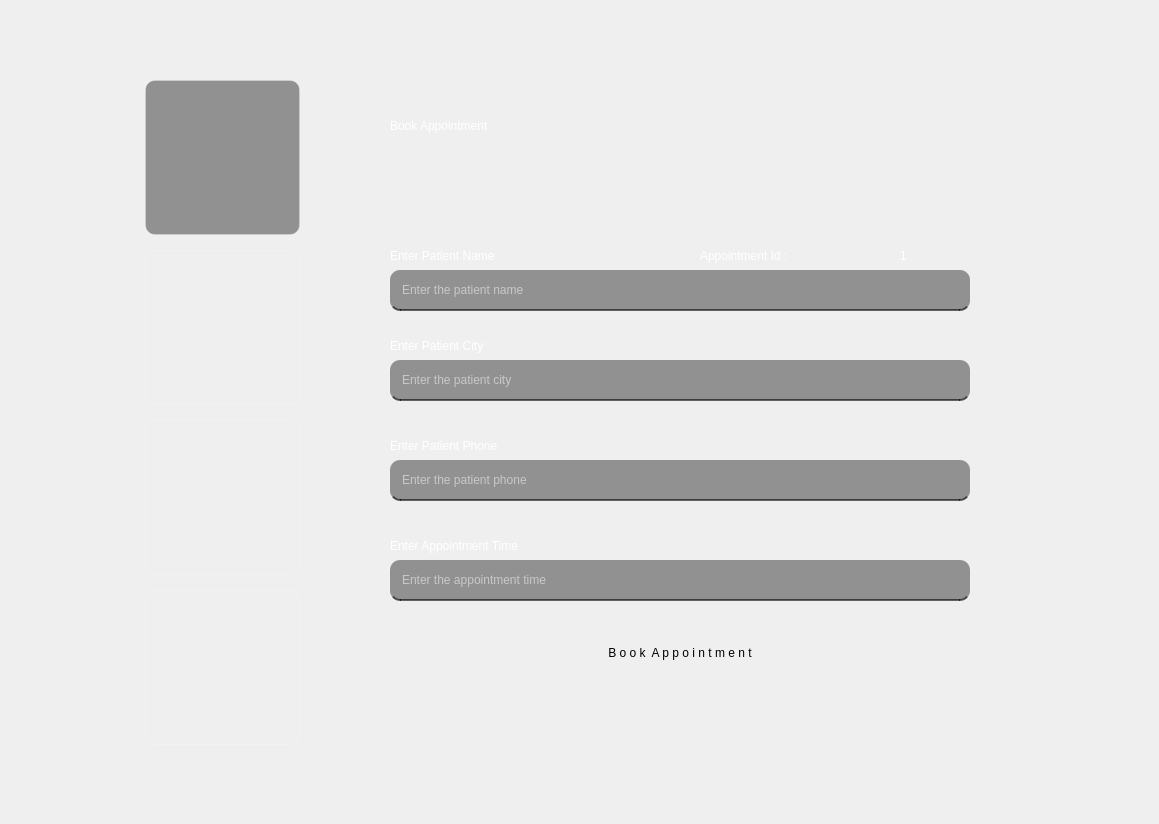
    <widget class="QWidget" name="tab_2">
     <attribute name="title">
      <string>Book Appointment</string>
     </attribute>
     <widget class="QLabel" name="label_2">
      <property name="geometry">
       <rect>
        <x>10</x>
        <y>15</y>
        <width>1140</width>
        <height>800</height>
       </rect>
      </property>
      <property name="text">
       <string/>
      </property>
      <property name="pixmap">
       <pixmap>img/background2.png</pixmap>
      </property>
      <property name="scaledContents">
       <bool>true</bool>
      </property>
     </widget>
     <widget class="QPushButton" name="BookAppointmentIcon1">
      <property name="geometry">
       <rect>
        <x>145</x>
        <y>80</y>
        <width>155</width>
        <height>155</height>
       </rect>
      </property>
      <property name="styleSheet">
       <string notr="true">QPushButton#BookAppointmentIcon1{
	border-radius: 10px;
	background-color: rgba(0, 0, 0, 100);
	border: 1px solid rgba(255,255,255,50);
}

QPushButton#BookAppointmentIcon1:hover{
	border: 2px solid rgba(255,255,255,100);
	background-color: rgba(0, 0, 0, 50);
}</string>
      </property>
      <property name="text">
       <string/>
      </property>
      <property name="icon">
       <iconset>
        <normaloff>img/1.png</normaloff>img/1.png</iconset>
      </property>
      <property name="iconSize">
       <size>
        <width>100</width>
        <height>100</height>
       </size>
      </property>
     </widget>
     <widget class="QPushButton" name="ConsultDoctorIcon1">
      <property name="geometry">
       <rect>
        <x>145</x>
        <y>250</y>
        <width>155</width>
        <height>155</height>
       </rect>
      </property>
      <property name="styleSheet">
       <string notr="true">QPushButton#ConsultDoctorIcon1{
	border-radius: 10px;
	background-color: rgba(0, 0, 0, 0);
	border: 1px solid rgba(255,255,255,50);
}

QPushButton#ConsultDoctorIcon1:hover{
	border: 2px solid rgba(255,255,255,100);
	background-color: rgba(0, 0, 0, 50);
}</string>
      </property>
      <property name="text">
       <string/>
      </property>
      <property name="icon">
       <iconset>
        <normaloff>img/2.png</normaloff>img/2.png</iconset>
      </property>
      <property name="iconSize">
       <size>
        <width>100</width>
        <height>100</height>
       </size>
      </property>
     </widget>
     <widget class="QPushButton" name="ReportsIcon1">
      <property name="geometry">
       <rect>
        <x>145</x>
        <y>420</y>
        <width>155</width>
        <height>155</height>
       </rect>
      </property>
      <property name="styleSheet">
       <string notr="true">QPushButton#ReportsIcon1{
	border-radius: 10px;
	background-color: rgba(0, 0, 0, 0);
	border: 1px solid rgba(255,255,255,50);
}

QPushButton#ReportsIcon1:hover{
	border: 2px solid rgba(255,255,255,100);
	background-color: rgba(0, 0, 0, 50);
}</string>
      </property>
      <property name="text">
       <string/>
      </property>
      <property name="icon">
       <iconset>
        <normaloff>img/3.png</normaloff>img/3.png</iconset>
      </property>
      <property name="iconSize">
       <size>
        <width>100</width>
        <height>100</height>
       </size>
      </property>
     </widget>
     <widget class="QPushButton" name="LogoutIcon1">
      <property name="geometry">
       <rect>
        <x>145</x>
        <y>590</y>
        <width>155</width>
        <height>155</height>
       </rect>
      </property>
      <property name="styleSheet">
       <string notr="true">QPushButton#LogoutIcon1{
	border-radius: 10px;
	background-color: rgba(0, 0, 0, 0);
	border: 1px solid rgba(255,255,255,50);
}

QPushButton#LogoutIcon1:hover{
	border: 2px solid rgba(255,255,255,100);
	background-color: rgba(0, 0, 0, 50);
}</string>
      </property>
      <property name="text">
       <string/>
      </property>
      <property name="icon">
       <iconset>
        <normaloff>img/4.png</normaloff>img/4.png</iconset>
      </property>
      <property name="iconSize">
       <size>
        <width>100</width>
        <height>100</height>
       </size>
      </property>
     </widget>
     <widget class="QLabel" name="label_4">
      <property name="geometry">
       <rect>
        <x>390</x>
        <y>100</y>
        <width>561</width>
        <height>51</height>
       </rect>
      </property>
      <property name="styleSheet">
       <string notr="true">color: rgb(255, 255, 255);
font: 87 32pt &quot;Segoe UI Black&quot;;
background-color: rgba(255, 255, 255, 0);</string>
      </property>
      <property name="text">
       <string>Book Appointment</string>
      </property>
     </widget>
     <widget class="QLabel" name="label_5">
      <property name="geometry">
       <rect>
        <x>390</x>
        <y>240</y>
        <width>151</width>
        <height>31</height>
       </rect>
      </property>
      <property name="styleSheet">
       <string notr="true">color: rgb(255, 255, 255);
font: 75 11pt &quot;MS Shell Dlg 2&quot;;
background-color: rgba(255, 255, 255, 0);</string>
      </property>
      <property name="text">
       <string>Enter Patient Name</string>
      </property>
     </widget>
     <widget class="QLineEdit" name="PatientName">
      <property name="geometry">
       <rect>
        <x>390</x>
        <y>270</y>
        <width>580</width>
        <height>41</height>
       </rect>
      </property>
      <property name="styleSheet">
       <string notr="true">QLineEdit#PatientName{
	background-color: rgba(0, 0, 0, 100);
	border-radius: 10px;
	border-bottom: 2px solid rgba(0,0,0,150);
	color: rgb(255, 255, 255);
	padding: 10px;
	font: 11pt &quot;MS Shell Dlg 2&quot;;
}

QLineEdit#PatientName:hover{
	background-color: rgba(0, 0, 0, 120);
}</string>
      </property>
      <property name="placeholderText">
       <string>Enter the patient name</string>
      </property>
     </widget>
     <widget class="QLineEdit" name="PatientCity">
      <property name="geometry">
       <rect>
        <x>390</x>
        <y>360</y>
        <width>580</width>
        <height>41</height>
       </rect>
      </property>
      <property name="styleSheet">
       <string notr="true">QLineEdit#PatientCity{
	background-color: rgba(0, 0, 0, 100);
	border-radius: 10px;
	border-bottom: 2px solid rgba(0,0,0,150);
	color: rgb(255, 255, 255);
	padding: 10px;
	font: 11pt &quot;MS Shell Dlg 2&quot;;
}

QLineEdit#PatientCity:hover{
	background-color: rgba(0, 0, 0, 120);
}</string>
      </property>
      <property name="placeholderText">
       <string>Enter the patient city</string>
      </property>
     </widget>
     <widget class="QLabel" name="label_6">
      <property name="geometry">
       <rect>
        <x>390</x>
        <y>330</y>
        <width>301</width>
        <height>31</height>
       </rect>
      </property>
      <property name="styleSheet">
       <string notr="true">color: rgb(255, 255, 255);
font: 75 11pt &quot;MS Shell Dlg 2&quot;;
background-color: rgba(255, 255, 255, 0);</string>
      </property>
      <property name="text">
       <string>Enter Patient City</string>
      </property>
     </widget>
     <widget class="QLineEdit" name="PatientPhone">
      <property name="geometry">
       <rect>
        <x>390</x>
        <y>460</y>
        <width>580</width>
        <height>41</height>
       </rect>
      </property>
      <property name="styleSheet">
       <string notr="true">QLineEdit#PatientPhone{
	background-color: rgba(0, 0, 0, 100);
	border-radius: 10px;
	border-bottom: 2px solid rgba(0,0,0,150);
	color: rgb(255, 255, 255);
	padding: 10px;
	font: 11pt &quot;MS Shell Dlg 2&quot;;
}

QLineEdit#PatientPhone:hover{
	background-color: rgba(0, 0, 0, 120);
}</string>
      </property>
      <property name="placeholderText">
       <string>Enter the patient phone</string>
      </property>
     </widget>
     <widget class="QLabel" name="label_7">
      <property name="geometry">
       <rect>
        <x>390</x>
        <y>430</y>
        <width>301</width>
        <height>31</height>
       </rect>
      </property>
      <property name="styleSheet">
       <string notr="true">color: rgb(255, 255, 255);
font: 75 11pt &quot;MS Shell Dlg 2&quot;;
background-color: rgba(255, 255, 255, 0);</string>
      </property>
      <property name="text">
       <string>Enter Patient Phone</string>
      </property>
     </widget>
     <widget class="QLineEdit" name="PatientAppointmentTime">
      <property name="geometry">
       <rect>
        <x>390</x>
        <y>560</y>
        <width>580</width>
        <height>41</height>
       </rect>
      </property>
      <property name="styleSheet">
       <string notr="true">QLineEdit#PatientAppointmentTime{
	background-color: rgba(0, 0, 0, 100);
	border-radius: 10px;
	border-bottom: 2px solid rgba(0,0,0,150);
	color: rgb(255, 255, 255);
	padding: 10px;
	font: 11pt &quot;MS Shell Dlg 2&quot;;
}

QLineEdit#PatientAppointmentTime:hover{
	background-color: rgba(0, 0, 0, 120);
}</string>
      </property>
      <property name="placeholderText">
       <string>Enter the appointment time</string>
      </property>
     </widget>
     <widget class="QLabel" name="label_8">
      <property name="geometry">
       <rect>
        <x>390</x>
        <y>530</y>
        <width>301</width>
        <height>31</height>
       </rect>
      </property>
      <property name="styleSheet">
       <string notr="true">color: rgb(255, 255, 255);
font: 75 11pt &quot;MS Shell Dlg 2&quot;;
background-color: rgba(255, 255, 255, 0);</string>
      </property>
      <property name="text">
       <string>Enter Appointment Time</string>
      </property>
     </widget>
     <widget class="QLabel" name="APPOINTMENTINFO">
      <property name="geometry">
       <rect>
        <x>390</x>
        <y>200</y>
        <width>301</width>
        <height>31</height>
       </rect>
      </property>
      <property name="styleSheet">
       <string notr="true">color: rgb(255, 255, 255);
font: 75 11pt &quot;MS Shell Dlg 2&quot;;
background-color: rgba(255, 255, 255, 0);</string>
      </property>
      <property name="text">
       <string/>
      </property>
     </widget>
     <widget class="QPushButton" name="BOOKAPPOINTMENT">
      <property name="geometry">
       <rect>
        <x>390</x>
        <y>630</y>
        <width>580</width>
        <height>45</height>
       </rect>
      </property>
      <property name="styleSheet">
       <string notr="true">QPushButton#BOOKAPPOINTMENT{
	border-radius: 10px;
	font: 87 10pt &quot;Segoe UI Black&quot;;
}

QPushButton#BOOKAPPOINTMENT:hover{
	background-color: rgb(47, 85, 255);
	color: rgb(255, 255, 255);
}</string>
      </property>
      <property name="text">
       <string>B o o k  A p p o i n t m e n t</string>
      </property>
     </widget>
     <widget class="QLabel" name="label_19">
      <property name="geometry">
       <rect>
        <x>700</x>
        <y>240</y>
        <width>151</width>
        <height>31</height>
       </rect>
      </property>
      <property name="styleSheet">
       <string notr="true">color: rgb(255, 255, 255);
font: 75 11pt &quot;MS Shell Dlg 2&quot;;
background-color: rgba(255, 255, 255, 0);</string>
      </property>
      <property name="text">
       <string>Appointment Id :</string>
      </property>
     </widget>
     <widget class="QLabel" name="label_20">
      <property name="geometry">
       <rect>
        <x>900</x>
        <y>240</y>
        <width>71</width>
        <height>31</height>
       </rect>
      </property>
      <property name="styleSheet">
       <string notr="true">color: rgb(255, 255, 255);
font: 75 11pt &quot;MS Shell Dlg 2&quot;;
background-color: rgba(255, 255, 255, 0);</string>
      </property>
      <property name="text">
       <string>1</string>
      </property>
     </widget>
    </widget>
